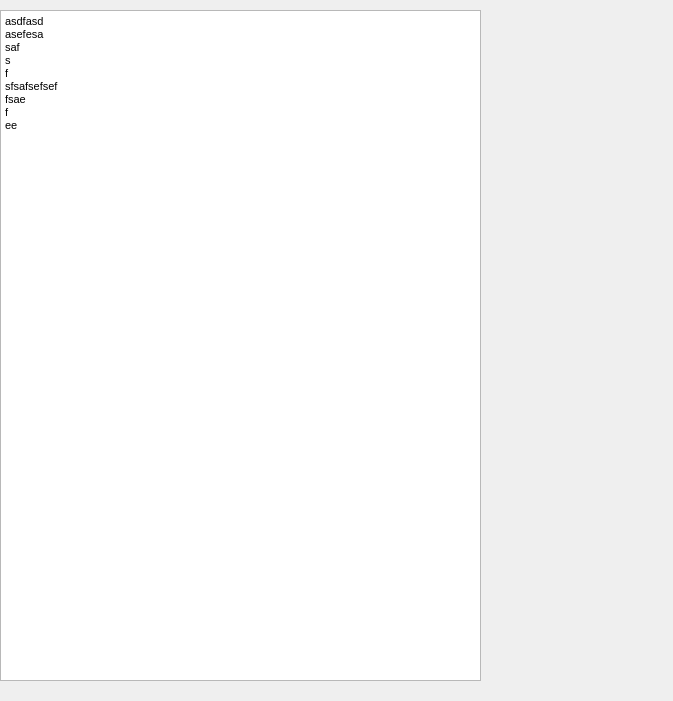
<?xml version="1.0" encoding="UTF-8"?>
<ui version="4.0">
 <author>Nicky Liu</author>
 <class>nlRT_form</class>
 <widget class="QWidget" name="nlRT_form">
  <property name="windowModality">
   <enum>Qt::NonModal</enum>
  </property>
  <property name="geometry">
   <rect>
    <x>0</x>
    <y>0</y>
    <width>673</width>
    <height>701</height>
   </rect>
  </property>
  <property name="sizePolicy">
   <sizepolicy hsizetype="Expanding" vsizetype="Expanding">
    <horstretch>0</horstretch>
    <verstretch>0</verstretch>
   </sizepolicy>
  </property>
  <property name="minimumSize">
   <size>
    <width>0</width>
    <height>0</height>
   </size>
  </property>
  <property name="maximumSize">
   <size>
    <width>9999</width>
    <height>9999</height>
   </size>
  </property>
  <property name="font">
   <font>
    <family>Segoe UI</family>
   </font>
  </property>
  <property name="windowTitle">
   <string>nlRT</string>
  </property>
  <property name="windowOpacity">
   <double>1.000000000000000</double>
  </property>
  <property name="styleSheet">
   <string notr="true"/>
  </property>
  <widget class="QWidget" name="formLayoutWidget">
   <property name="geometry">
    <rect>
     <x>0</x>
     <y>10</y>
     <width>481</width>
     <height>671</height>
    </rect>
   </property>
   <layout class="QFormLayout" name="formLayout">
    <property name="sizeConstraint">
     <enum>QLayout::SetDefaultConstraint</enum>
    </property>
    <property name="labelAlignment">
     <set>Qt::AlignCenter</set>
    </property>
    <property name="formAlignment">
     <set>Qt::AlignCenter</set>
    </property>
    <item row="0" column="0" colspan="2">
     <widget class="QTextEdit" name="log_TE">
      <property name="readOnly">
       <bool>true</bool>
      </property>
      <property name="html">
       <string>&lt;!DOCTYPE HTML PUBLIC &quot;-//W3C//DTD HTML 4.0//EN&quot; &quot;http://www.w3.org/TR/REC-html40/strict.dtd&quot;&gt;
&lt;html&gt;&lt;head&gt;&lt;meta name=&quot;qrichtext&quot; content=&quot;1&quot; /&gt;&lt;style type=&quot;text/css&quot;&gt;
p, li { white-space: pre-wrap; }
&lt;/style&gt;&lt;/head&gt;&lt;body style=&quot; font-family:'Segoe UI'; font-size:8.25pt; font-weight:400; font-style:normal;&quot;&gt;
&lt;p style=&quot; margin-top:0px; margin-bottom:0px; margin-left:0px; margin-right:0px; -qt-block-indent:0; text-indent:0px;&quot;&gt;&lt;span style=&quot; font-family:'Segoe UI','Segoe UI'; font-size:8pt;&quot;&gt;asdfasd&lt;/span&gt;&lt;/p&gt;
&lt;p style=&quot; margin-top:0px; margin-bottom:0px; margin-left:0px; margin-right:0px; -qt-block-indent:0; text-indent:0px;&quot;&gt;&lt;span style=&quot; font-family:'Segoe UI','Segoe UI'; font-size:8pt;&quot;&gt;asefesa&lt;/span&gt;&lt;/p&gt;
&lt;p style=&quot; margin-top:0px; margin-bottom:0px; margin-left:0px; margin-right:0px; -qt-block-indent:0; text-indent:0px;&quot;&gt;&lt;span style=&quot; font-family:'Segoe UI','Segoe UI'; font-size:8pt;&quot;&gt;saf&lt;/span&gt;&lt;/p&gt;
&lt;p style=&quot; margin-top:0px; margin-bottom:0px; margin-left:0px; margin-right:0px; -qt-block-indent:0; text-indent:0px;&quot;&gt;&lt;span style=&quot; font-family:'Segoe UI','Segoe UI'; font-size:8pt;&quot;&gt;s&lt;/span&gt;&lt;/p&gt;
&lt;p style=&quot; margin-top:0px; margin-bottom:0px; margin-left:0px; margin-right:0px; -qt-block-indent:0; text-indent:0px;&quot;&gt;&lt;span style=&quot; font-family:'Segoe UI','Segoe UI'; font-size:8pt;&quot;&gt;f&lt;/span&gt;&lt;/p&gt;
&lt;p style=&quot; margin-top:0px; margin-bottom:0px; margin-left:0px; margin-right:0px; -qt-block-indent:0; text-indent:0px;&quot;&gt;&lt;span style=&quot; font-family:'Segoe UI','Segoe UI'; font-size:8pt;&quot;&gt;sfsafsefsef&lt;/span&gt;&lt;/p&gt;
&lt;p style=&quot; margin-top:0px; margin-bottom:0px; margin-left:0px; margin-right:0px; -qt-block-indent:0; text-indent:0px;&quot;&gt;&lt;span style=&quot; font-family:'Segoe UI','Segoe UI'; font-size:8pt;&quot;&gt;fsae&lt;/span&gt;&lt;/p&gt;
&lt;p style=&quot; margin-top:0px; margin-bottom:0px; margin-left:0px; margin-right:0px; -qt-block-indent:0; text-indent:0px;&quot;&gt;&lt;span style=&quot; font-family:'Segoe UI','Segoe UI'; font-size:8pt;&quot;&gt;f&lt;/span&gt;&lt;/p&gt;
&lt;p style=&quot; margin-top:0px; margin-bottom:0px; margin-left:0px; margin-right:0px; -qt-block-indent:0; text-indent:0px;&quot;&gt;&lt;span style=&quot; font-family:'Segoe UI','Segoe UI'; font-size:8pt;&quot;&gt;ee&lt;/span&gt;&lt;/p&gt;&lt;/body&gt;&lt;/html&gt;</string>
      </property>
     </widget>
    </item>
   </layout>
  </widget>
 </widget>
 <resources/>
 <connections/>
</ui>
